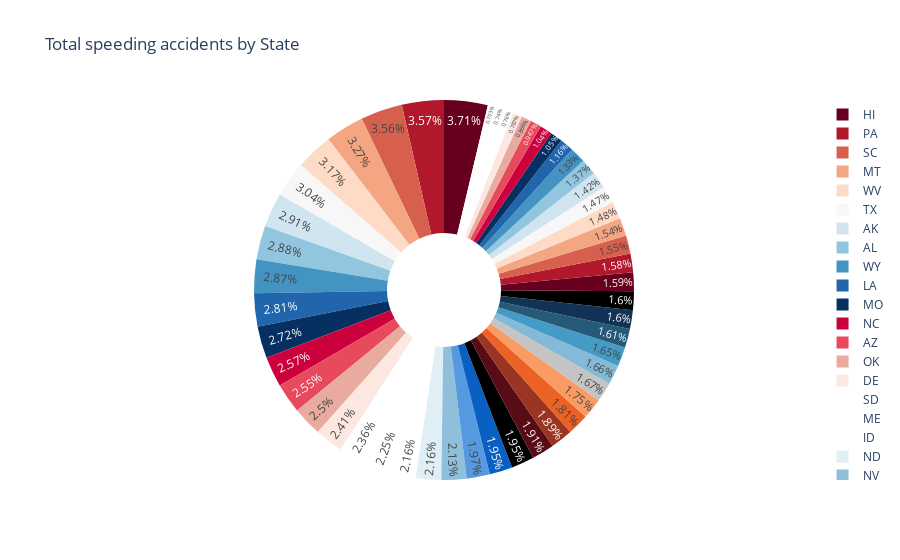

Write notebook code for a chart like this one.
### Code cell
fig = px.pie(df, values = 'speeding', names = 'abbrev',
             title = 'Total speeding accidents by State',
             labels = {'abbrev': 'State', 'speeding': 'speeding accidents'},
             color_discrete_sequence=px.colors.sequential.RdBu,
             hole = 0.3)
fig.update_traces(textposition = 'inside', textinfo = 'percent')
fig.show()

### Figure 1 — Plotly figure (JSON) as saved in the notebook; plotly's stock layout.template omitted (floating-point values rounded to 4 significant figures)
{"data": [{"domain": {"x": [0, 1], "y": [0, 1]}, "hole": 0.3, "hovertemplate": "State=%{label}<br>speeding accidents=%{value}<extra></extra>", "labels": ["AL", "AK", "AZ", "AR", "CA", "CO", "CT", "DE", "DC", "FL", "GA", "HI", "ID", "IL", "IN", "IA", "KS", "KY", "LA", "ME", "MD", "MA", "MI", "MN", "MS", "MO", "MT", "NE", "NV", "NH", "NJ", "NM", "NY", "NC", "ND", "OH", "OK", "OR", "PA", "RI", "SC", "SD", "TN", "TX", "UT", "VT", "VA", "WA", "WV", "WI", "WY"], "legendgroup": "", "name": "", "showlegend": true, "textinfo": "percent", "textposition": "inside", "type": "pie", "values": [7.332, 7.421, 6.51, 4.032, 4.2, 5.032, 4.968, 6.156, 2.006, 3.759, 2.964, 9.45, 5.508, 4.608, 3.625, 2.669, 4.806, 4.066, 7.175, 5.738, 4.25, 1.886, 3.384, 2.208, 2.64, 6.923, 8.346, 1.937, 5.439, 4.06, 1.792, 3.496, 3.936, 6.552, 5.497, 3.948, 6.368, 4.224, 9.1, 3.774, 9.082, 6.014, 4.095, 7.76, 4.859, 4.08, 2.413, 4.452, 8.092, 4.968, 7.308]}], "layout": {"legend": {"tracegroupgap": 0}, "piecolorway": ["rgb(103,0,31)", "rgb(178,24,43)", "rgb(214,96,77)", "rgb(244,165,130)", "rgb(253,219,199)", "rgb(247,247,247)", "rgb(209,229,240)", "rgb(146,197,222)", "rgb(67,147,195)", "rgb(33,102,172)", "rgb(5,48,97)"], "title": {"text": "Total speeding accidents by State"}}}
